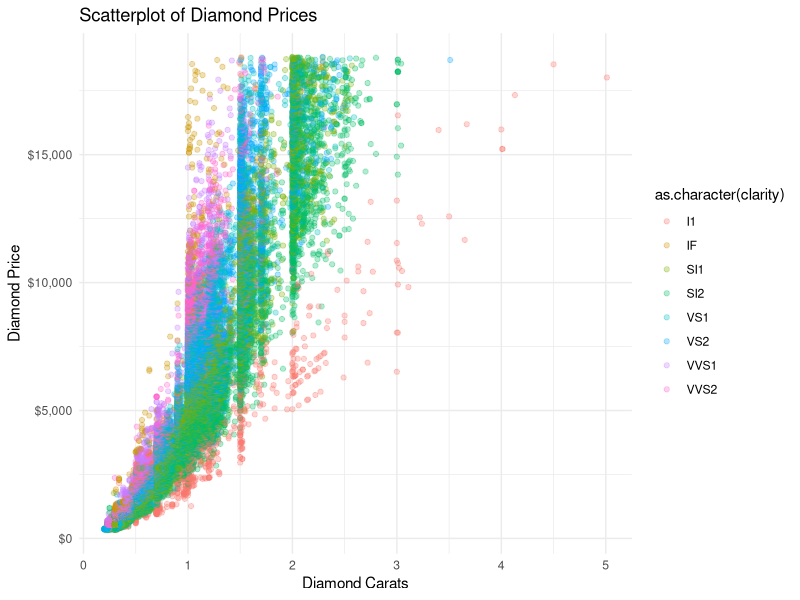
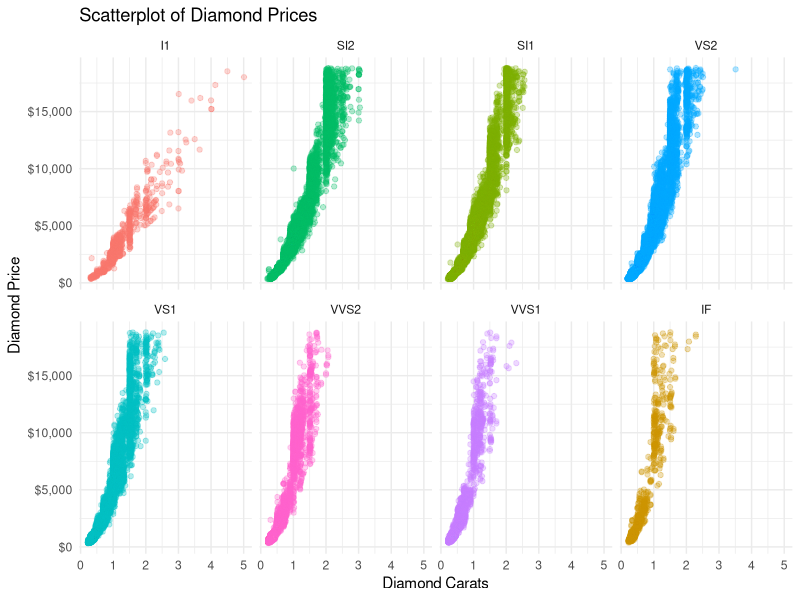

The R script that drew these images, in order:
## ---- chunk 1
knitr::opts_chunk$set(echo = TRUE)
library(tidyverse)
library(ggplot2)
theme_set(theme_minimal())

# Set your theme here
# Create a duplicate copy of diamonds data here

## ---- chunk 2
myset <- diamonds
## ---- chunk 3
ggplot(myset, aes(carat, price, col=as.character(clarity)))+
  geom_point(alpha=0.3, fill=NA)+
   labs(x= "Diamond Carats", y= "Diamond Price", 
            title= "Scatterplot of Diamond Prices")+
  scale_y_continuous(labels = scales::dollar_format(prefix = "$"))
  
  

## ---- chunk 4
ggplot(myset, aes(carat, price, col=as.character(clarity)))+
  geom_point(alpha=0.3, fill=NA)+
  facet_wrap(vars(clarity), 
             nrow=2, 
              ncol=4)+
   labs(x= "Diamond Carats", y= "Diamond Price",
            title= "Scatterplot of Diamond Prices")+
  scale_y_continuous(labels = scales::dollar_format(prefix = "$"))+
  theme(legend.title= element_blank(), legend.position = "none")

## ---- chunk 5


## ---- chunk 6

## ---- chunk 7

## ---- chunk 8

## ---- chunk 9


## ---- chunk 10

## ---- chunk 11


